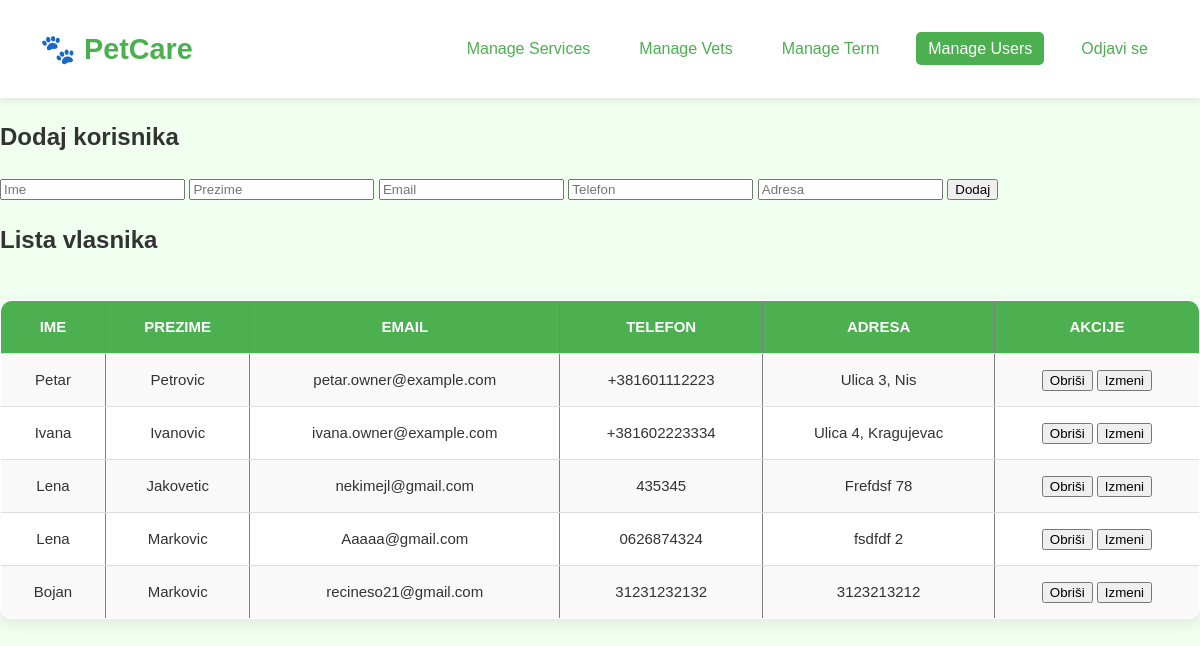
The app's page /manage_users.php, older data.
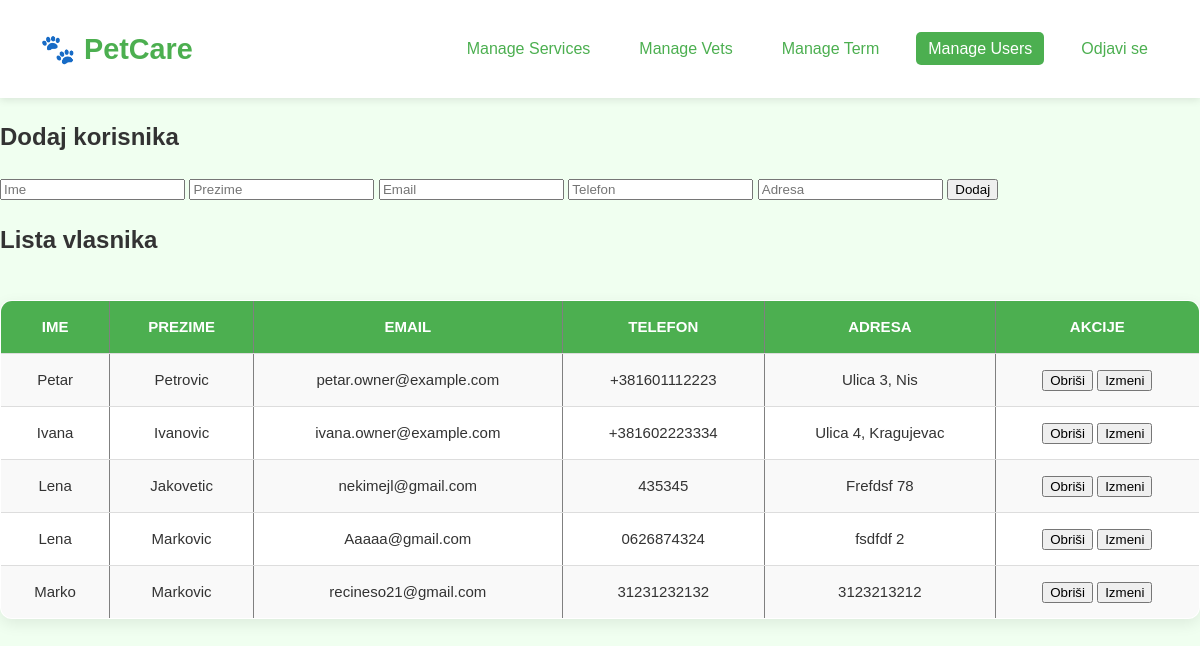
The same page, newer data.
### tables this page shows
CREATE TABLE `users` (
  `id` int(10) UNSIGNED NOT NULL,
  `first_name` varchar(100) NOT NULL,
  `last_name` varchar(100) NOT NULL,
  `email` varchar(255) NOT NULL,
  `password` varchar(255) NOT NULL,
  `phone_number` varchar(20) DEFAULT NULL,
  `address` text DEFAULT NULL,
  `active` tinyint(1) DEFAULT 1,
  `negative_points` int(10) UNSIGNED DEFAULT 0,
  `role_id` int(10) UNSIGNED DEFAULT NULL
);

### functions.php (called while the page is built, shortened)
<?php
function get_all_users($pdo) {
    $stmt = $pdo->prepare("SELECT u.*, r.name AS role FROM users u JOIN roles r ON u.role_id = r.id WHERE u.role_id = 3");
    $stmt->execute();
    return $stmt->fetchAll();
}

### manage_users.php (the view, shortened to what this page needs)
<?php
require_once 'functions.php';
$users = get_all_users($pdo);
$editing = isset($_GET['edit']) ? get_user_by_id($pdo, $_GET['edit']) : null;
?>
<!DOCTYPE html>
<html>
<head>
    <link rel="stylesheet" href="css/css.css">
</head>
<body>
<header>
    <div class="logo">🐾 PetCare</div>
    <nav>
        <ul>
            <li><a href="manage_services.php">Manage Services</a></li>
            <li><a href="manage_vets.php">Manage Vets</a></li>
            <li><a href="manage_term.php">Manage Term</a></li>
            <li><a href="manage_users.php" class="active">Manage Users</a></li>
            <li><a href="logout.php">Odjavi se</a></li>
        </ul>
    </nav>
</header>
<?php if ($editing): ?>
    <h2>Izmeni korisnika</h2>
    <form method="post">
        <input type="hidden" name="update_id" value="<?= $editing['id'] ?>">
        <input type="text" name="first_name" placeholder="Ime" value="<?= $editing['first_name'] ?>" required>
        <input type="text" name="last_name" placeholder="Prezime" value="<?= $editing['last_name'] ?>" required>
        <input type="email" name="email" placeholder="Email" value="<?= $editing['email'] ?>" required>
        <input type="text" name="phone_number" placeholder="Telefon" value="<?= $editing['phone_number'] ?>" required>
        <input type="text" name="address" placeholder="Adresa" value="<?= $editing['address'] ?>" required>
        <button type="submit">Sačuvaj</button>
    </form>
<?php else: ?>
    <h2>Dodaj korisnika</h2>
    <form method="post">
        <input type="text" name="first_name" placeholder="Ime" required>
        <input type="text" name="last_name" placeholder="Prezime" required>
        <input type="email" name="email" placeholder="Email" required>
        <input type="text" name="phone_number" placeholder="Telefon" required>
        <input type="text" name="address" placeholder="Adresa" required>
        <button type="submit" name="add_user">Dodaj</button>
    </form>
<?php endif; ?>
<h2>Lista vlasnika</h2>
<table border="1" cellpadding="5" cellspacing="0">
    <tr>
        <th>Ime</th>
        <th>Prezime</th>
        <th>Email</th>
        <th>Telefon</th>
        <th>Adresa</th>
        <th>Akcije</th>
    </tr>
    <?php foreach ($users as $u): ?>
        <tr>
            <td><?= htmlspecialchars($u['first_name']) ?></td>
            <td><?= htmlspecialchars($u['last_name']) ?></td>
            <td><?= htmlspecialchars($u['email']) ?></td>
            <td><?= htmlspecialchars($u['phone_number']) ?></td>
            <td><?= htmlspecialchars($u['address']) ?></td>
            <td>
                <form method="post" style="display:inline-block;">
                    <button type="submit" onclick="return confirm('Obrisati korisnika?')">Obriši</button>
                </form>
                <a href="?edit=<?= $u['id'] ?>">
                    <button>Izmeni</button>
                </a>
            </td>
        </tr>
    <?php endforeach; ?>
</table>
</body>
</html>

Row changes from the older to the newer data that the page shows:
changed users "recineso21@gmail.com": first_name "Bojan" → "Marko"
